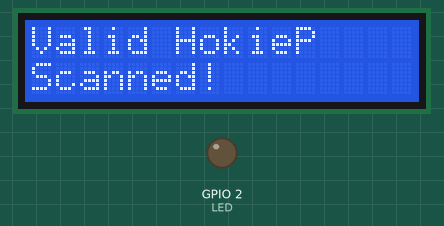
This sketch was run on a simulated ESP32. Shown: 16×2 character LCD, output pins drawn as LEDs (lit = HIGH). WiFi joins after 1.5 s; servers stay silent unless stated; uploads are accepted with an empty reply; what the sketch prints to the serial monitor is not drawn.

Above: at 11.6 s.
At 12.7 s:
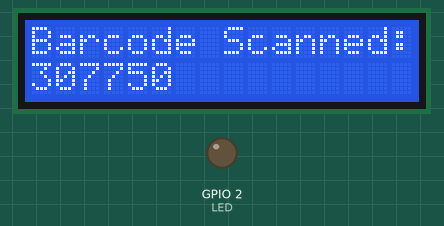
At 13.7 s:
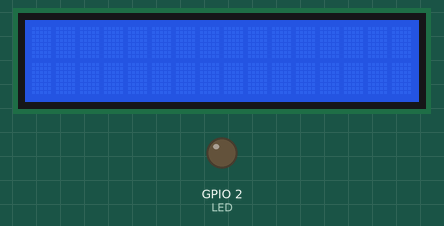

Measured:
- by itself, everything shown: repeats every 12.4 s, in 3 steps
- what the display in image 0 shows lasts 1.0 s, from 11.6 s to 12.6 s
- what the display in image 2 shows lasts 10.4 s, from 13.6 s to 24.0 s

The sketch:

main.ino
```cpp
/*
Working code to connect to WiFi with an ESP32 board and post to our Supabase Database.
Inserts a row into 'Scanned Items'
Idea is for this post to send the HokieP and the barcode scanned into the database.

This is the main file, which is the firmware which will go onto the ESP32 itself.

Written by Owen Stuckman.
*/

#include <WiFi.h> // Wifi library
#include <HTTPClient.h> // Http client
#include <LiquidCrystal_I2C.h> // LCD
#include <ArduinoJson.h> // Json

// Define LED pin (on board)
#define LED 2

// Define LCD I2C device -> through GPIO
LiquidCrystal_I2C lcd(0x27, 16, 2);

// Define http client
HTTPClient http;

// Name of the network
const char* ssid = "VT Open WiFi";
// API endpoint (Supabase Table) for scanned items

const char* serverUrlItems = "https://zmqjskgfggxxmpfhygni.supabase.co/rest/v1/ScannedItems";
// API endpoint (supabase table) for kickbacks points
const char* serverUrlKickbacks = "https://zmqjskgfggxxmpfhygni.supabase.co/rest/v1/ItemsKickbacks?select=pointsPer&barcodeID=eq.";
// API endpoint for kickbacks itemname
const char* serverUrlKickbacksName = "https://zmqjskgfggxxmpfhygni.supabase.co/rest/v1/ItemsKickbacks?select=item_name&barcodeID=eq.";
// API key (Supabase)
const char* apiKey = "eyJhbGciOiJIUzI1NiIsInR5cCI6IkpXVCJ9.eyJpc3MiOiJzdXBhYmFzZSIsInJlZiI6InptcWpza2dmZ2d4eG1wZmh5Z25pIiwicm9sZSI6ImFub24iLCJpYXQiOjE3MzAzODM1NTcsImV4cCI6MjA0NTk1OTU1N30.So0-6hvuRcrW89GkzIOdaQhkA0k22QlFc4ev3zKSgqY";

// bools for logic
bool hokiePScanned = false;
bool scannedAnItem = false;
//vars
String barcode = "307750";
String hokieP = "";
String response = "";

void setup() {

    // init serial monitor, set baud rate to 115200
    Serial.begin(115200);
    // setup on board led
    pinMode(LED, OUTPUT);

// connect to WiFi

    // Initialize ESP32 to station mode (connecting)
    WiFi.mode(WIFI_STA);
    // Connect to specific network (VT Open WiFi)
    WiFi.begin(ssid);

    // init vars
    int attempts = 0;
    const int maxAttempts = 10;

    // Check, then wait
    while (WiFi.status() != WL_CONNECTED && attempts < maxAttempts) {
        delay(500);
        Serial.print(".");
        attempts++;
    }

    // State whether was able to connect or not
    if (WiFi.status() == WL_CONNECTED) {
        Serial.println("\nConnected to Wi-Fi\n\n\n");
    } else {
        Serial.println("\nFailed to connect to Wi-Fi\n\n\n");

    }

// initialize LCD
    lcd.init();
    lcd.backlight();
    lcd.clear();
    lcd.setCursor(0, 0);

// initialize camera
/*


    To-Do


*/


}

void loop() {

    // delay rounds
    delay(10000);

// Scan with camera

    /*


    To-Do


    */

    // put output of scanner to this
        // using sample hokieP
    String hokieP = "906630896";

    // ensure valid hokieP
    if (hokieP.length() == 9) {
        // allow to insert item
        hokiePScanned = true;

        // print lcd message
        lcd.print("Valid HokieP");
        lcd.setCursor(0, 1);
        lcd.print("Scanned!");
        delay(1000);
        lcd.clear();
        Serial.println("Valid HokieP");
    }

    // ensure a valid hokieP is scanned before attributing items
    if (hokiePScanned == true){

        // for loop controls cycles for 5 seconds
        for(int i = 0; i < 5000; i++){

        // Scan for barcode
            // if scanned, set scanned an item to true
            /*

            To-Do


            barcode = ...
            scannedAnItem = true;

            */

            // sample bar code and time frame, since code is not working
            if (i = 1000){
                barcode = "307750";
                scannedAnItem = true;
            }

            // ensure item was scanned, allow for seperate cam logic
            if (scannedAnItem = true){

                // print lcd message
                lcd.print("Barcode Scanned: ");
                lcd.setCursor(0, 1);
                lcd.print(barcode);
                delay(1000);
                lcd.clear();
                Serial.print("Barcode Scanned: " + barcode);

            // Post Scanned Item to Supabase

                // Start request to server
                http.begin(serverUrlItems);

                // Add headers
                http.addHeader("Content-Type", "application/json");
                http.addHeader("apikey", apiKey);  // Supabase expects the API key in this header
                // Create JSON payload
                String payload = "{\"hokieP\":\"" + hokieP + "\", \"barcodeID\":\"" + barcode + "\"}";

                // Send POST request
                int httpResponseCode = http.POST(payload);

                // Check HTTP response, print errors to serial monitor
                if (httpResponseCode > 0) {
                    response = http.getString();
                    Serial.println("HTTP Response code: " + String(httpResponseCode));
                    Serial.println("Response: " + response);
                } else {
                    Serial.println("Error on HTTP request: " + String(httpResponseCode));
                }

                // end http request
                http.end();

            // get item name info from supabase to display

              // Start request to server
                http.begin(serverUrlKickbacksName + barcode);

                // Add headers
                http.addHeader("apikey", apiKey);  // Supabase expects the API key in this header

                // Send POST request
                httpResponseCode = http.GET();

                // Check HTTP response, print errors to serial monitor
                if (httpResponseCode > 0) {
                    response = http.getString();
                    Serial.println("HTTP Response code: " + String(httpResponseCode));
                    Serial.println("Response: " + response);
                } else {
                    Serial.println("Error on HTTP request: " + String(httpResponseCode));
                }

                // end http request
                http.end();

                // parse json

                // init var
                StaticJsonDocument<1000> extractJson;
                // Parse the JSON string
                DeserializationError error = deserializeJson(extractJson, response);
                // Check for errors in parsing
                if (error) { Serial.print(F("deserializeJson() failed: ")); Serial.println(error.f_str()); return;}
                // extract column
                String itemName = extractJson["itemname"];
                Serial.println(itemName);

                // LCD print
                lcd.print("You Scanned: ");
                lcd.setCursor(0, 1);
                lcd.print(itemName);
                delay(1000);
                lcd.clear();

            // get 'points' info from supabase to display

                // Start request to server
                http.begin(serverUrlKickbacks + barcode);

                // Add headers
                http.addHeader("apikey", apiKey);  // Supabase expects the API key in this header

                // Send POST request
                httpResponseCode = http.GET();

                // Check HTTP response, print errors to serial monitor
                if (httpResponseCode > 0) {
                    response = http.getString();
                    Serial.println("HTTP Response code: " + String(httpResponseCode));
                    Serial.println("Response: " + response);
                } else {
                    Serial.println("Error on HTTP request: " + String(httpResponseCode));
                }

                // end http request
                http.end();

                // parse json

                // Extract json info
                StaticJsonDocument<1000> extractJson2;
                // Parse the JSON string
                DeserializationError error2 = deserializeJson(extractJson2, response);
                // Check for errors in parsing
                if (error) { Serial.print(F("deserializeJson() failed: ")); Serial.println(error2.f_str()); return;}
                // extract column
                String pointsPer = extractJson2["pointsPer"];
                Serial.println(pointsPer);

                // LCD print
                lcd.print("Earned points: ");
                lcd.setCursor(0,1);
                lcd.print(pointsPer);
                delay(1000);
                lcd.clear();

                // restart scan
                scannedAnItem = false;

                // reset scanning cycle
                i = 0;

            }

            // 1 ms cycle (per i)
            delay(1);
        }

        // reset hokieP scanning (full cycle)
        hokiePScanned = false;
        // reset hokieP (failsafe)
        hokieP = '906630896';

    }
}
```
